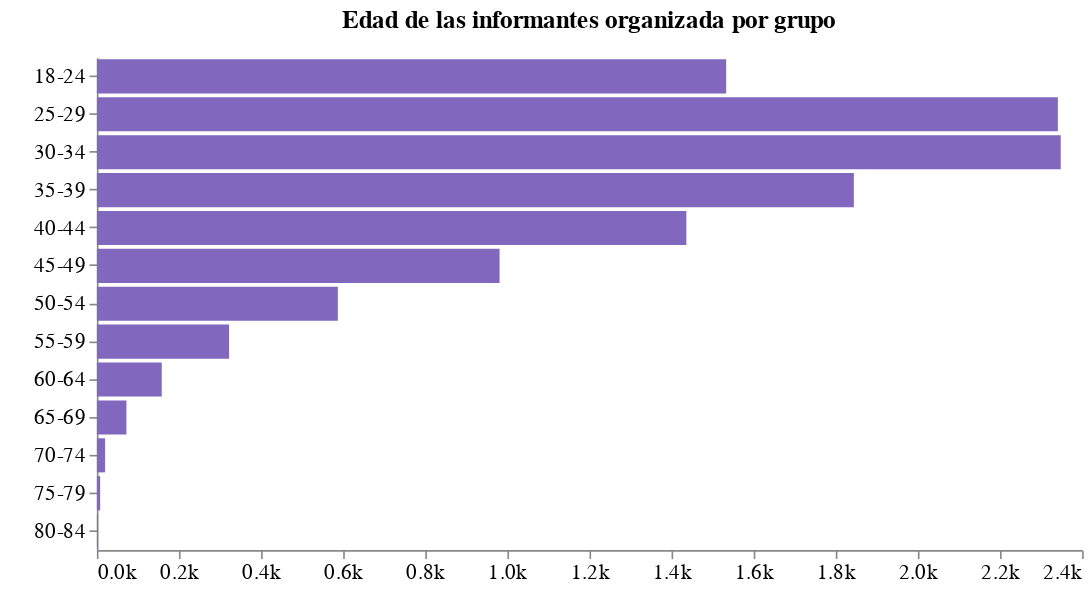

Here is the notebook cell this chart was saved with:
### Code cell
grafico_edad

### Figure 1 — Vega-Lite specification as saved in the notebook (floating-point values rounded to 4 significant figures)
{"config": {"view": {"continuousWidth": 400, "continuousHeight": 300, "strokeWidth": 0}, "title": {"fontSize": 15, "offset": 15}}, "data": {"name": "data-e09d56ce5f9d01f2e6c40bb82bb65577"}, "mark": {"type": "bar", "color": "#8267BE"}, "encoding": {"tooltip": [{"field": "ID_PER", "title": "Número de informantes", "type": "quantitative"}], "x": {"axis": {"format": "1s", "grid": false, "labelFontSize": 13}, "field": "ID_PER", "title": " ", "type": "quantitative"}, "y": {"axis": {"labelFontSize": 13}, "field": "edad_agrupada", "title": " ", "type": "ordinal"}}, "height": 300, "title": "Edad de las informantes organizada por grupo", "width": 600, "$schema": "https://vega.github.io/schema/vega-lite/v4.17.0.json", "datasets": {"data-e09d56ce5f9d01f2e6c40bb82bb65577": [{"edad_agrupada": "18-24", "ID_PER": 1533, "P1_3": 1533}, {"edad_agrupada": "25-29", "ID_PER": 2341, "P1_3": 2341}, {"edad_agrupada": "30-34", "ID_PER": 2348, "P1_3": 2348}, {"edad_agrupada": "35-39", "ID_PER": 1844, "P1_3": 1844}, {"edad_agrupada": "40-44", "ID_PER": 1436, "P1_3": 1436}, {"edad_agrupada": "45-49", "ID_PER": 981, "P1_3": 981}, {"edad_agrupada": "50-54", "ID_PER": 587, "P1_3": 587}, {"edad_agrupada": "55-59", "ID_PER": 322, "P1_3": 322}, {"edad_agrupada": "60-64", "ID_PER": 158, "P1_3": 158}, {"edad_agrupada": "65-69", "ID_PER": 72, "P1_3": 72}, {"edad_agrupada": "70-74", "ID_PER": 20, "P1_3": 20}, {"edad_agrupada": "75-79", "ID_PER": 8, "P1_3": 8}, {"edad_agrupada": "80-84", "ID_PER": 2, "P1_3": 2}]}}
